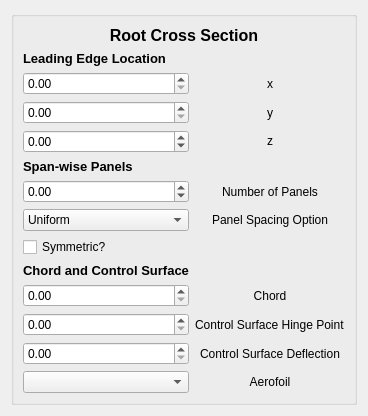
          <widget class="QWidget" name="tab_8">
           <attribute name="title">
            <string>Wing Tip Cross Section</string>
           </attribute>
           <layout class="QGridLayout" name="gridLayout_7">
            <item row="0" column="0">
             <widget class="QGroupBox" name="groupBox_7">
              <property name="title">
               <string/>
              </property>
              <layout class="QGridLayout" name="gridLayout_10">
               <item row="13" column="0">
                <widget class="QDoubleSpinBox" name="WTCS_Chord"/>
               </item>
               <item row="4" column="0">
                <widget class="QDoubleSpinBox" name="WTCW_LE_loc_y">
                 <property name="maximum">
                  <double>49.000000000000000</double>
                 </property>
                </widget>
               </item>
               <item row="4" column="1" alignment="Qt::AlignHCenter">
                <widget class="QLabel" name="label_62">
                 <property name="text">
                  <string>y</string>
                 </property>
                </widget>
               </item>
               <item row="10" column="1" alignment="Qt::AlignHCenter">
                <widget class="QLabel" name="label_60">
                 <property name="text">
                  <string>Panel Spacing Option</string>
                 </property>
                </widget>
               </item>
               <item row="3" column="0">
                <widget class="QDoubleSpinBox" name="WTCW_LE_loc_x">
                 <property name="suffix">
                  <string/>
                 </property>
                 <property name="maximum">
                  <double>49.000000000000000</double>
                 </property>
                </widget>
               </item>
               <item row="8" column="1" alignment="Qt::AlignHCenter">
                <widget class="QLabel" name="label_63">
                 <property name="sizePolicy">
                  <sizepolicy hsizetype="MinimumExpanding" vsizetype="Preferred">
                   <horstretch>0</horstretch>
                   <verstretch>0</verstretch>
                  </sizepolicy>
                 </property>
                 <property name="minimumSize">
                  <size>
                   <width>0</width>
                   <height>0</height>
                  </size>
                 </property>
                 <property name="text">
                  <string>Number of Panels</string>
                 </property>
                </widget>
               </item>
               <item row="10" column="0">
                <widget class="QComboBox" name="SWPanelSpcaing_WTCS">
                 <item>
                  <property name="text">
                   <string>Uniform</string>
                  </property>
                 </item>
                 <item>
                  <property name="text">
                   <string>Cosine</string>
                  </property>
                 </item>
                 <item>
                  <property name="text">
                   <string>Reverse Cosine</string>
                  </property>
                 </item>
                </widget>
               </item>
               <item row="12" column="0">
                <widget class="QLabel" name="label_58">
                 <property name="font">
                  <font>
                   <pointsize>10</pointsize>
                   <weight>75</weight>
                   <bold>true</bold>
                  </font>
                 </property>
                 <property name="text">
                  <string>Chord and Control Surface</string>
                 </property>
                </widget>
               </item>
               <item row="0" column="0" colspan="2">
                <widget class="QLabel" name="MainWingLabel_5">
                 <property name="sizePolicy">
                  <sizepolicy hsizetype="Minimum" vsizetype="Maximum">
                   <horstretch>0</horstretch>
                   <verstretch>0</verstretch>
                  </sizepolicy>
                 </property>
                 <property name="font">
                  <font>
                   <pointsize>12</pointsize>
                   <weight>75</weight>
                   <bold>true</bold>
                  </font>
                 </property>
                 <property name="contextMenuPolicy">
                  <enum>Qt::PreventContextMenu</enum>
                 </property>
                 <property name="frameShadow">
                  <enum>QFrame::Sunken</enum>
                 </property>
                 <property name="lineWidth">
                  <number>1</number>
                 </property>
                 <property name="text">
                  <string>Root Cross Section</string>
                 </property>
                 <property name="alignment">
                  <set>Qt::AlignCenter</set>
                 </property>
                </widget>
               </item>
               <item row="14" column="0">
                <widget class="QDoubleSpinBox" name="WTCS_CSHP"/>
               </item>
               <item row="14" column="1">
                <widget class="QLabel" name="label_65">
                 <property name="text">
                  <string>Control Surface Hinge Point</string>
                 </property>
                </widget>
               </item>
               <item row="8" column="0">
                <widget class="QDoubleSpinBox" name="panelNum_SWPanels_WTCS">
                 <property name="minimum">
                  <double>-50.000000000000000</double>
                 </property>
                 <property name="maximum">
                  <double>44.000000000000000</double>
                 </property>
                </widget>
               </item>
               <item row="2" column="0" colspan="2">
                <widget class="QLabel" name="label_66">
                 <property name="sizePolicy">
                  <sizepolicy hsizetype="Preferred" vsizetype="Maximum">
                   <horstretch>0</horstretch>
                   <verstretch>0</verstretch>
                  </sizepolicy>
                 </property>
                 <property name="font">
                  <font>
                   <pointsize>10</pointsize>
                   <weight>75</weight>
                   <bold>true</bold>
                  </font>
                 </property>
                 <property name="text">
                  <string>Leading Edge Location</string>
                 </property>
                </widget>
               </item>
               <item row="11" column="0">
                <widget class="QCheckBox" name="WTCS_S_symCheckbox">
                 <property name="text">
                  <string>Symmetric?</string>
                 </property>
                </widget>
               </item>
               <item row="3" column="1" alignment="Qt::AlignHCenter">
                <widget class="QLabel" name="label_67">
                 <property name="text">
                  <string>x</string>
                 </property>
                </widget>
               </item>
               <item row="13" column="1">
                <widget class="QLabel" name="label_64">
                 <property name="text">
                  <string>Chord</string>
                 </property>
                 <property name="alignment">
                  <set>Qt::AlignCenter</set>
                 </property>
                </widget>
               </item>
               <item row="7" column="0">
                <widget class="QLabel" name="label_59">
                 <property name="sizePolicy">
                  <sizepolicy hsizetype="Preferred" vsizetype="Maximum">
                   <horstretch>0</horstretch>
                   <verstretch>0</verstretch>
                  </sizepolicy>
                 </property>
                 <property name="font">
                  <font>
                   <pointsize>10</pointsize>
                   <weight>75</weight>
                   <bold>true</bold>
                  </font>
                 </property>
                 <property name="text">
                  <string>Span-wise Panels</string>
                 </property>
                </widget>
               </item>
               <item row="5" column="1" alignment="Qt::AlignHCenter">
                <widget class="QLabel" name="label_61">
                 <property name="text">
                  <string>&lt;html&gt;&lt;head/&gt;&lt;body&gt;&lt;p&gt;z&lt;/p&gt;&lt;/body&gt;&lt;/html&gt;</string>
                 </property>
                </widget>
               </item>
               <item row="15" column="0">
                <widget class="QDoubleSpinBox" name="WTCS_CSD"/>
               </item>
               <item row="5" column="0">
                <widget class="QDoubleSpinBox" name="WTCW_LE_loc_z">
                 <property name="minimum">
                  <double>-33.000000000000000</double>
                 </property>
                 <property name="maximum">
                  <double>45.000000000000000</double>
                 </property>
                </widget>
               </item>
               <item row="16" column="0">
                <widget class="QComboBox" name="WTCS_aerofoil"/>
               </item>
               <item row="15" column="1">
                <widget class="QLabel" name="label_68">
                 <property name="text">
                  <string>Control Surface Deflection</string>
                 </property>
                 <property name="alignment">
                  <set>Qt::AlignCenter</set>
                 </property>
                </widget>
               </item>
               <item row="16" column="1">
                <widget class="QLabel" name="label_20">
                 <property name="text">
                  <string>Aerofoil</string>
                 </property>
                 <property name="alignment">
                  <set>Qt::AlignCenter</set>
                 </property>
                </widget>
               </item>
              </layout>
             </widget>
            </item>
           </layout>
          </widget>
